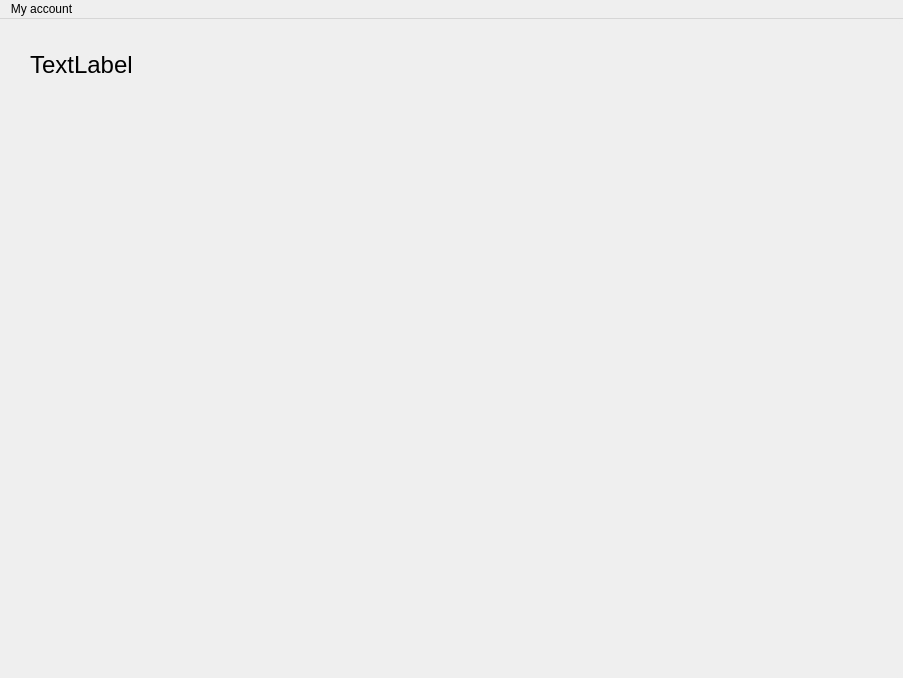
<?xml version="1.0" encoding="UTF-8"?>
<ui version="4.0">
 <class>Welcome_userWindow</class>
 <widget class="QMainWindow" name="Welcome_userWindow">
  <property name="geometry">
   <rect>
    <x>0</x>
    <y>0</y>
    <width>903</width>
    <height>678</height>
   </rect>
  </property>
  <property name="windowTitle">
   <string>MainWindow</string>
  </property>
  <widget class="QWidget" name="centralwidget">
   <widget class="QLabel" name="WelcomeUserLabel">
    <property name="geometry">
     <rect>
      <x>30</x>
      <y>30</y>
      <width>111</width>
      <height>31</height>
     </rect>
    </property>
    <property name="baseSize">
     <size>
      <width>0</width>
      <height>0</height>
     </size>
    </property>
    <property name="font">
     <font>
      <pointsize>18</pointsize>
     </font>
    </property>
    <property name="text">
     <string>TextLabel</string>
    </property>
   </widget>
  </widget>
  <widget class="QMenuBar" name="menuBar">
   <property name="geometry">
    <rect>
     <x>0</x>
     <y>0</y>
     <width>903</width>
     <height>22</height>
    </rect>
   </property>
   <widget class="QMenu" name="menuHome">
    <property name="title">
     <string>My account</string>
    </property>
   </widget>
   <addaction name="menuHome"/>
  </widget>
  <action name="actionLogin">
   <property name="text">
    <string>Login</string>
   </property>
  </action>
  <action name="actionRegister">
   <property name="text">
    <string>Register</string>
   </property>
  </action>
 </widget>
 <resources/>
 <connections/>
</ui>
